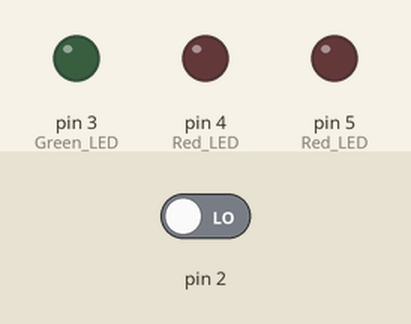
This sketch was run on a simulated Arduino Uno, built with avr-gcc and run on an emulated ATmega328P. On the bench: output pins drawn as LEDs (lit = HIGH). Inputs (shaded band) come from the test bench; at power-on: pin 2 LOW.

Above: at 1.2 s.
1.3 s: pin 2 driven HIGH
At 2.1 s:
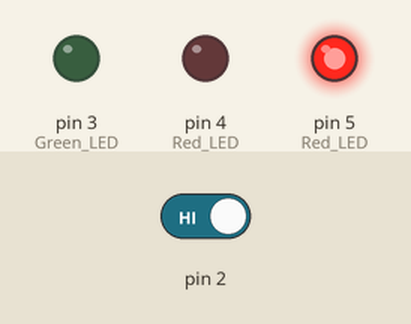
At 3.1 s:
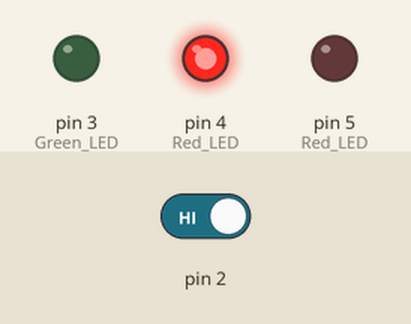
Timing chart, 0 to 10.3 s (numbered marks = the images above; inputs shaded):
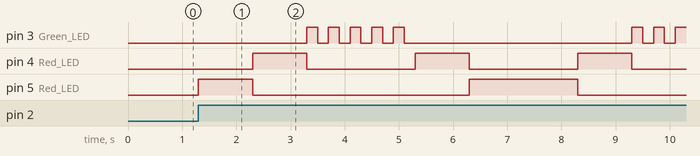

Measured:
- after the input at 1.3 s, pin 3 (Green_LED): LOW → HIGH after 2.0 s, → LOW 0.20 s later, → HIGH 0.20 s later, → LOW 0.20 s later, … (15 changes in this stretch); pin 4 (Red_LED): alternates HIGH for 1.0 s and LOW for 2.0 s, starting after 1.0 s; pin 5 (Red_LED): LOW → HIGH at once, → LOW 1.0 s later, → HIGH 4.0 s later, → LOW 2.0 s later

The sketch:

led_light_sequence.ino
```cpp
bool isAnimating = false;

enum LED {
  RED_ONE = 5,
  RED_TWO = 4,
  GREEN = 3
};

void setup() {
  pinMode(5, OUTPUT); // Red LED
  pinMode(4, OUTPUT); // Red LED
  pinMode(3, OUTPUT); // Green LED
  pinMode(2, INPUT);
}

void loop() {
  bool isToggled = digitalRead(2) == HIGH;

  if (isToggled && !isAnimating) {
    animateLights();
  }
}

void animateLights() {
  isAnimating = true;

  // Enable RED_ONE
  setLedState(LED::RED_ONE, true);
  delay(1000);

  // Disable RED_ONE, enable RED_TWO
  setLedState(LED::RED_ONE, false);
  setLedState(LED::RED_TWO, true);
  delay(1000);

  setLedState(LED::RED_TWO, false);
  flickerLed(LED::GREEN, 200);

  // Enable RED_TWO
  setLedState(LED::RED_TWO, true);
  delay(1000);

  // Disable RED_TWO, enabled RED_ONE
  setLedState(LED::RED_TWO, false);
  setLedState(LED::RED_ONE, true);
  delay(1000);

  // Disable RED_ONE
  setLedState(LED::RED_ONE, false);

  isAnimating = false;
}

void flickerLed(int led, int delayTime) {
  for (int i = 0; i < 5; i++) {
    digitalWrite(led, HIGH);
    delay(delayTime);
    digitalWrite(led, LOW);
    delay(delayTime);
  }
}

void setLedState(int led, bool shouldEnable) {
  if (shouldEnable) {
    digitalWrite(led, HIGH);
  } else {
    digitalWrite(led, LOW);
  }
}
```
